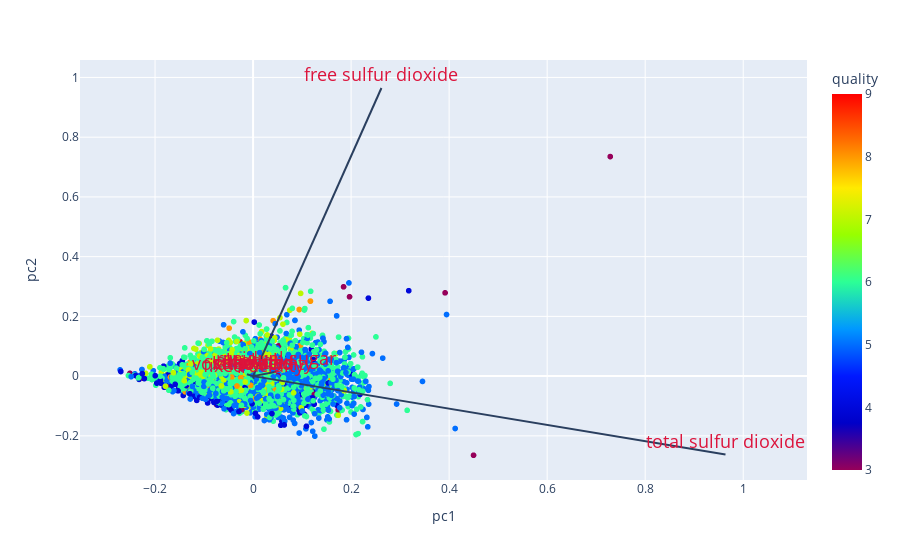

Write notebook code for a chart like this one.
### Code cell
column_name = w_wine.drop(columns=['quality']).columns

# In general, it's a good idea to scale the data prior to PCA.
scaler = StandardScaler()
scaler.fit(x)
X=scaler.transform(x)    
pca = PCA()
x_new = pca.fit_transform(x)

def myplot(pcs,loadings, target, column_name, labels=None):
    xs = pcs[:,0]
    ys = pcs[:,1]
    scalex = 1.0/(xs.max() - xs.min())
    scaley = 1.0/(ys.max() - ys.min())

    pc1 = xs*scalex
    pc2 = ys*scaley

    df = {'pc1': pc1, 'pc2': pc2, 'quality': target}
    df = pd.DataFrame(data=df)

    fig = px.scatter(df, x='pc1', y='pc2', color='quality', color_continuous_scale = "rainbow")

    for i, feature in enumerate(column_name):
        fig.add_shape(type='line',
                      x0=0,
                      y0=0,
                      x1=loadings[i,0],
                      y1=loadings[i,1]
                    )
        fig.add_annotation(x=loadings[i,0],
                           y=loadings[i,1],
                           ax=0,
                           ay=0,
                           xanchor="center",
                           yanchor="bottom",
                           text = feature,
                           font=dict(size=18,
                                     color="crimson"
                                    )
                          )
    fig.show()

#Call the function. Use only the 2 PCs.
myplot(x_new[:,0:2],np.transpose(pca.components_[0:2, :]), y, column_name)

### Figure 1 — Plotly figure (JSON) as saved in the notebook; plotly's stock layout.template omitted (floating-point values rounded to 4 significant figures; data arrays with more than 128 entries replaced by an {"elided": "..."} marker saying what was removed)
{"data": [{"hovertemplate": "pc1=%{x}<br>pc2=%{y}<br>quality=%{marker.color}<extra></extra>", "legendgroup": "", "marker": {"color": {"elided": "4898 int values"}, "coloraxis": "coloraxis", "symbol": "circle"}, "mode": "markers", "name": "", "showlegend": false, "type": "scattergl", "x": {"elided": "4898 float values"}, "xaxis": "x", "y": {"elided": "4898 float values"}, "yaxis": "y"}], "layout": {"annotations": [{"ax": 0, "ay": 0, "font": {"color": "crimson", "size": 18}, "text": "fixed acidity", "x": 0.001544, "xanchor": "center", "y": -0.009163, "yanchor": "bottom"}, {"ax": 0, "ay": 0, "font": {"color": "crimson", "size": 18}, "text": "volatile acidity", "x": 0.000169, "xanchor": "center", "y": -0.001545, "yanchor": "bottom"}, {"ax": 0, "ay": 0, "font": {"color": "crimson", "size": 18}, "text": "citric acid", "x": 0.0003387, "xanchor": "center", "y": 0.0001403, "yanchor": "bottom"}, {"ax": 0, "ay": 0, "font": {"color": "crimson", "size": 18}, "text": "residual sugar", "x": 0.04733, "xanchor": "center", "y": 0.01494, "yanchor": "bottom"}, {"ax": 0, "ay": 0, "font": {"color": "crimson", "size": 18}, "text": "chlorides", "x": 9.757e-05, "xanchor": "center", "y": -7.183e-05, "yanchor": "bottom"}, {"ax": 0, "ay": 0, "font": {"color": "crimson", "size": 18}, "text": "free sulfur dioxide", "x": 0.2619, "xanchor": "center", "y": 0.9647, "yanchor": "bottom"}, {"ax": 0, "ay": 0, "font": {"color": "crimson", "size": 18}, "text": "total sulfur dioxide", "x": 0.9639, "xanchor": "center", "y": -0.2627, "yanchor": "bottom"}, {"ax": 0, "ay": 0, "font": {"color": "crimson", "size": 18}, "text": "density", "x": 3.597e-05, "xanchor": "center", "y": -1.836e-05, "yanchor": "bottom"}, {"ax": 0, "ay": 0, "font": {"color": "crimson", "size": 18}, "text": "pH", "x": 3.385e-06, "xanchor": "center", "y": -4.17e-05, "yanchor": "bottom"}, {"ax": 0, "ay": 0, "font": {"color": "crimson", "size": 18}, "text": "sulphates", "x": 0.0003409, "xanchor": "center", "y": -0.0003611, "yanchor": "bottom"}, {"ax": 0, "ay": 0, "font": {"color": "crimson", "size": 18}, "text": "alcohol", "x": -0.0125, "xanchor": "center", "y": 0.006455, "yanchor": "bottom"}], "coloraxis": {"colorbar": {"title": {"text": "quality"}}, "colorscale": [[0, "rgb(150,0,90)"], [0.125, "rgb(0,0,200)"], [0.25, "rgb(0,25,255)"], [0.375, "rgb(0,152,255)"], [0.5, "rgb(44,255,150)"], [0.625, "rgb(151,255,0)"], [0.75, "rgb(255,234,0)"], [0.875, "rgb(255,111,0)"], [1, "rgb(255,0,0)"]]}, "legend": {"tracegroupgap": 0}, "margin": {"t": 60}, "shapes": [{"type": "line", "x0": 0, "x1": 0.001544, "y0": 0, "y1": -0.009163}, {"type": "line", "x0": 0, "x1": 0.000169, "y0": 0, "y1": -0.001545}, {"type": "line", "x0": 0, "x1": 0.0003387, "y0": 0, "y1": 0.0001403}, {"type": "line", "x0": 0, "x1": 0.04733, "y0": 0, "y1": 0.01494}, {"type": "line", "x0": 0, "x1": 9.757e-05, "y0": 0, "y1": -7.183e-05}, {"type": "line", "x0": 0, "x1": 0.2619, "y0": 0, "y1": 0.9647}, {"type": "line", "x0": 0, "x1": 0.9639, "y0": 0, "y1": -0.2627}, {"type": "line", "x0": 0, "x1": 3.597e-05, "y0": 0, "y1": -1.836e-05}, {"type": "line", "x0": 0, "x1": 3.385e-06, "y0": 0, "y1": -4.17e-05}, {"type": "line", "x0": 0, "x1": 0.0003409, "y0": 0, "y1": -0.0003611}, {"type": "line", "x0": 0, "x1": -0.0125, "y0": 0, "y1": 0.006455}], "xaxis": {"anchor": "y", "domain": [0, 1], "title": {"text": "pc1"}}, "yaxis": {"anchor": "x", "domain": [0, 1], "title": {"text": "pc2"}}}}
